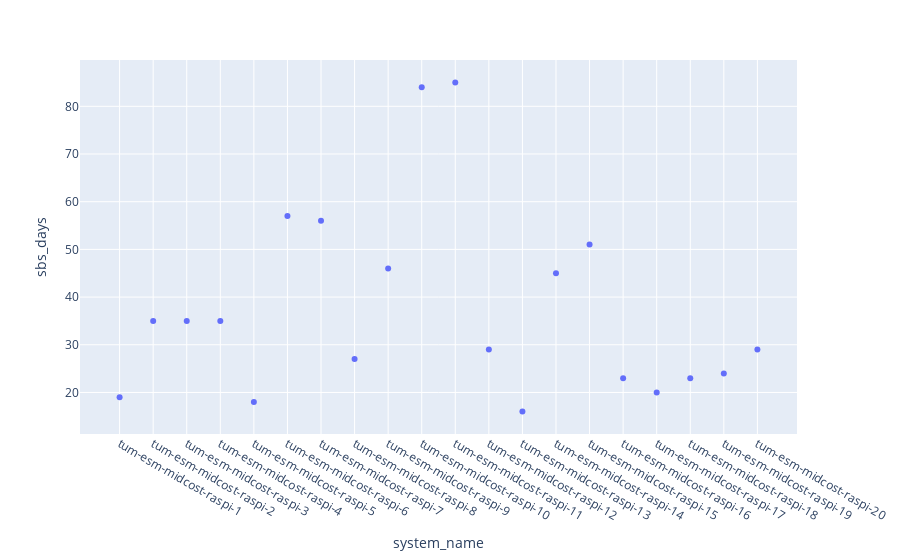

The code cell stored with this chart in its notebook:
### Code cell
# 144 * 10 minute intervals in 1 day - 3 * 10 min intervals in one calibration
# 24* 1h interval in 1 day

df_plot = df.sort("datetime") \
    .group_by(["system_name", "system_id"]) \
    .agg((pl.col("gmp343_corrected").count() / 24).cast(int).alias("sbs_days")) \
    .join(df_sbs, on="system_id") \
    .drop("^.*_right$") \
    .sort("system_id")

fig = px.scatter(df_plot, x="system_name", y="sbs_days")
fig.show()

### Figure 1 — Plotly figure (JSON) as saved in the notebook; plotly's stock layout.template omitted (floating-point values rounded to 4 significant figures)
{"data": [{"hovertemplate": "system_name=%{x}<br>sbs_days=%{y}<extra></extra>", "legendgroup": "", "marker": {"color": "#636efa", "symbol": "circle"}, "mode": "markers", "name": "", "orientation": "v", "showlegend": false, "type": "scatter", "x": ["tum-esm-midcost-raspi-1", "tum-esm-midcost-raspi-2", "tum-esm-midcost-raspi-3", "tum-esm-midcost-raspi-4", "tum-esm-midcost-raspi-5", "tum-esm-midcost-raspi-6", "tum-esm-midcost-raspi-7", "tum-esm-midcost-raspi-8", "tum-esm-midcost-raspi-9", "tum-esm-midcost-raspi-10", "tum-esm-midcost-raspi-11", "tum-esm-midcost-raspi-12", "tum-esm-midcost-raspi-13", "tum-esm-midcost-raspi-14", "tum-esm-midcost-raspi-15", "tum-esm-midcost-raspi-16", "tum-esm-midcost-raspi-17", "tum-esm-midcost-raspi-18", "tum-esm-midcost-raspi-19", "tum-esm-midcost-raspi-20"], "xaxis": "x", "y": [19, 35, 35, 35, 18, 57, 56, 27, 46, 84, 85, 29, 16, 45, 51, 23, 20, 23, 24, 29], "yaxis": "y"}], "layout": {"legend": {"tracegroupgap": 0}, "margin": {"t": 60}, "xaxis": {"anchor": "y", "domain": [0, 1], "title": {"text": "system_name"}}, "yaxis": {"anchor": "x", "domain": [0, 1], "title": {"text": "sbs_days"}}}}
